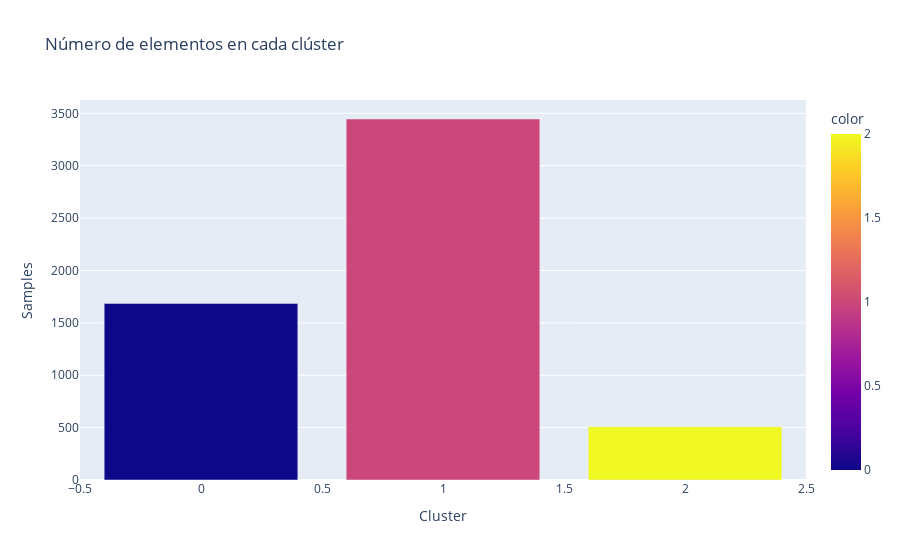

Here is the notebook cell this chart was saved with:
### Markdown cell above
### Prueba con inicialización `k-means++`

### Code cell
kmeans=KMeans(n_clusters=3, init="k-means++", random_state= RANDOM_STATE) 
kmeans.fit(df_std) #ajusta el modelo
# Convertir df_std a un array numpy 
if isinstance(df_std, pd.DataFrame):
    df_std = df_std.to_numpy()
# Convertir clusteres_train_Scratch a una Serie de pandas
clusteres_train_Scratch_series = pd.Series(clusteres_train_Scratch)

# Crear el gráfico de barras
fig = px.bar(
    x=clusteres_train_Scratch_series.value_counts().index,  # INDEX, le señalas que quieres que muestre, en este caso los nombres
    y=clusteres_train_Scratch_series.value_counts().values,  # values, le señalas que quieres que muestre, en este caso los valores
    labels={
        "x": "Cluster",
        "y": "Samples"
    },
    title="Número de elementos en cada clúster",
    color=clusteres_train_Scratch_series.value_counts().index
)

fig.show()

### Figure 1 — Plotly figure (JSON) as saved in the notebook; plotly's stock layout.template omitted (floating-point values rounded to 4 significant figures)
{"data": [{"alignmentgroup": "True", "hovertemplate": "Cluster=%{x}<br>Samples=%{y}<br>color=%{marker.color}<extra></extra>", "legendgroup": "", "marker": {"color": [1, 0, 2], "coloraxis": "coloraxis", "pattern": {"shape": ""}}, "name": "", "offsetgroup": "", "orientation": "v", "showlegend": false, "textposition": "auto", "type": "bar", "x": [1, 0, 2], "xaxis": "x", "y": [3446, 1686, 508], "yaxis": "y"}], "layout": {"barmode": "relative", "coloraxis": {"colorbar": {"title": {"text": "color"}}, "colorscale": [[0, "#0d0887"], [0.1111, "#46039f"], [0.2222, "#7201a8"], [0.3333, "#9c179e"], [0.4444, "#bd3786"], [0.5556, "#d8576b"], [0.6667, "#ed7953"], [0.7778, "#fb9f3a"], [0.8889, "#fdca26"], [1, "#f0f921"]]}, "legend": {"tracegroupgap": 0}, "title": {"text": "Número de elementos en cada clúster"}, "xaxis": {"anchor": "y", "domain": [0, 1], "title": {"text": "Cluster"}}, "yaxis": {"anchor": "x", "domain": [0, 1], "title": {"text": "Samples"}}}}
